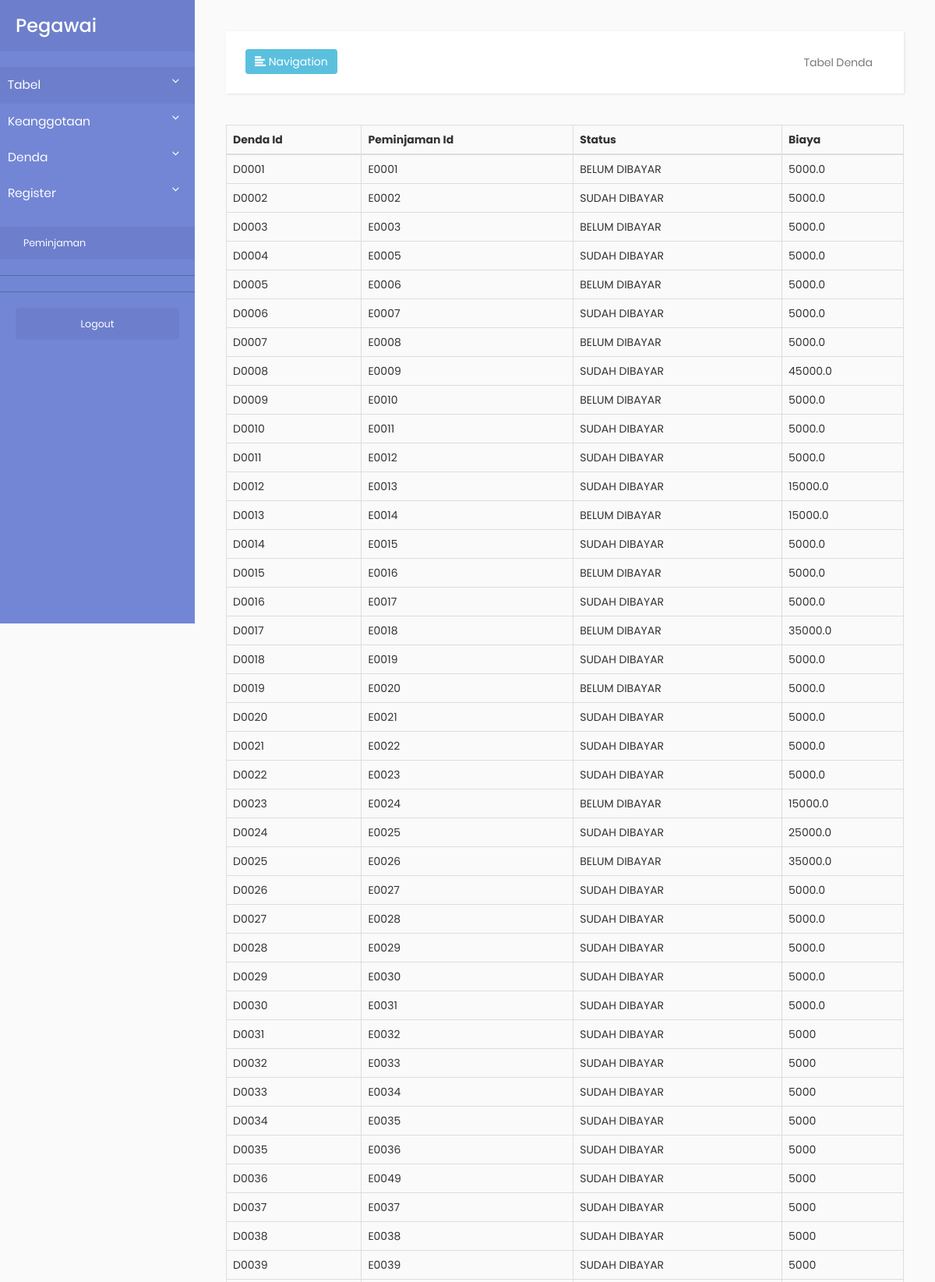
Page /admin/tabeldenda.php (upper part) on the committed database.
### tables this page shows
CREATE TABLE `denda` (
  `D_ID` char(5) NOT NULL,
  `E_ID` char(5) DEFAULT NULL,
  `D_STATUS` varchar(50) DEFAULT NULL,
  `D_BIAYA` varchar(10) DEFAULT NULL,
  PRIMARY KEY (`D_ID`),
  KEY `FK_DENDA_REFERENCE_PEMINJAM` (`E_ID`),
  CONSTRAINT `FK_DENDA_REFERENCE_PEMINJAM` FOREIGN KEY (`E_ID`) REFERENCES `peminjaman` (`E_ID`)
);

### admin/tabeldenda.php (the view, shortened to what this page needs)
<!DOCTYPE html>
<html>
    <head>
        <link rel="stylesheet" href="https://maxcdn.bootstrapcdn.com/bootstrap/3.3.7/css/bootstrap.min.css">
        <link rel="stylesheet" href="css/main.css">
        <link rel="stylesheet" type="text/css" href="css/main2.css">
        <link rel="stylesheet" href="https://cdnjs.cloudflare.com/ajax/libs/malihu-custom-scrollbar-plugin/3.1.5/jquery.mCustomScrollbar.min.css">
    </head>
    <body>
        <div class="wrapper">
            <nav id="sidebar">
                <div class="sidebar-header">
                    <h3>Pegawai</h3>
                </div>
                <ul class="list-unstyled components" >
                    <li class="active">
                        <a href="#tabelSubmenu" data-toggle="collapse" aria-expanded="false">Tabel</a>
                    </li>
                    <li>
                      <a href="#keanggotaanSubmenu" data-toggle="collapse" aria-expanded="false">Keanggotaan</a>
                        <a href="#pageSubmenu" data-toggle="collapse" aria-expanded="false">Denda</a>
                        <a href="#registerSubmenu" data-toggle="collapse" aria-expanded="false">Register</a>
                        <ul class="list-unstyled components">
                        <li>
                              <a href="peminjamanoleh.php">Peminjaman</a>
                        </li>
                      </ul>
                    </li>
                </ul>
                <ul class="list-unstyled CTAs">
                    <li><a href="tmp.php" class="article"
                      action="logout">Logout</a></li>
                </ul>
            </nav>
            <div id="content">
                <nav class="navbar navbar-default">
                    <div class="container-fluid">
                        <div class="navbar-header">
                            <button type="button" id="sidebarCollapse" class="btn btn-info navbar-btn">
                                <i class="glyphicon glyphicon-align-left"></i>
                                <span>Navigation</span>
                            </button>
                        </div>
                        <div class="collapse navbar-collapse" id="bs-example-navbar-collapse-1">
                            <ul class="nav navbar-nav navbar-right">
                                <li><a href="#">Tabel Denda</a></li>
                            </ul>
                        </div>
                    </div>
                </nav>
                <table class="table table-bordered">
                    <thead>
                    <tr>
                        <th>Denda Id</th>
                        <th>Peminjaman Id</th>
                        <th>Status</th>
                        <th>Biaya</th>
                    </tr>
                    </thead>
                    <tbody>
                      <?php
                      include("config.php");
                      $sql = "select * from denda";
                      $query = mysqli_query($db, $sql);
                      while($denda = mysqli_fetch_array($query)){
                        echo "<tr>";
                        echo "<td>".$denda[D_ID]."</td>";
                        echo "<td>".$denda[E_ID]."</td>";
                        echo "<td>".$denda[D_STATUS]."</td>";
                        echo "<td>".$denda[D_BIAYA]."</td>";
                        echo "</tr>";
                      }
                   ?>
                    </tbody>
                </table>
            </div>
        </div>
    </body>
</html>

### admin/css/main.css (style rules this page uses)
* { margin: 0px; padding: 0px; box-sizing: border-box; }
body, html { height: 100%; font-family: Poppins-Regular, sans-serif; }
a { font-family: Poppins-Regular; font-size: 14px; line-height: 1.7; color: #666666; margin: 0px; transition: all 0.4s; -webkit-transition: all 0.4s; -o-transition: all 0.4s; -moz-transition: all 0.4s; }
h1,h2,h3,h4,h5,h6 { margin: 0px; }
ul, li { margin: 0px; list-style-type: none; }
button { outline: none !important; border: none; background: transparent; }

### admin/css/main2.css (style rules this page uses)
body { font-family: 'Poppins', sans-serif; background: #fafafa; }
a, a:hover, a:focus { color: inherit; text-decoration: none; transition: all 0.3s; }
.navbar { padding: 15px 10px; background: #fff; border: none; border-radius: 0; margin-bottom: 40px; box-shadow: 1px 1px 3px rgba(0, 0, 0, 0.1); }
.navbar-btn { box-shadow: none; outline: none !important; border: none; }
#sidebar { width: 250px; position: fixed; top: 0; left: 0; height: 100vh; z-index: 999; background: #7386D5; color: #fff; transition: all 0.3s; }
#sidebar .sidebar-header { padding: 20px; background: #6d7fcc; }
#sidebar ul.components { padding: 20px 0; border-bottom: 1px solid #47748b; }
#sidebar ul li a { padding: 10px; font-size: 1.1em; display: block; }
#sidebar ul li.active > a, a[aria-expanded="true"] { color: #fff; background: #6d7fcc; }
a[data-toggle="collapse"] { position: relative; }
a[aria-expanded="false"]::before, a[aria-expanded="true"]::before { content: '\e259'; display: block; position: absolute; right: 20px; font-family: 'Glyphicons Halflings'; font-size: 0.6em; }
ul ul a { font-size: 0.9em !important; padding-left: 30px !important; background: #6d7fcc; }
ul.CTAs { padding: 20px; }
ul.CTAs a { text-align: center; font-size: 0.9em !important; display: block; border-radius: 5px; margin-bottom: 5px; }
a.article, a.article:hover { background: #6d7fcc !important; color: #fff !important; }
#content { width: calc(100% - 250px); padding: 40px; min-height: 100vh; transition: all 0.3s; position: absolute; top: 0; right: 0; }

### rows in the picture
denda: D_ID "D0001", E_ID "E0001", D_STATUS "BELUM DIBAYAR", D_BIAYA "5000.0"
denda: D_ID "D0002", E_ID "E0002", D_STATUS "SUDAH DIBAYAR", D_BIAYA "5000.0"
denda: D_ID "D0003", E_ID "E0003", D_STATUS "BELUM DIBAYAR", D_BIAYA "5000.0"
denda: D_ID "D0004", E_ID "E0005", D_STATUS "SUDAH DIBAYAR", D_BIAYA "5000.0"
denda: D_ID "D0005", E_ID "E0006", D_STATUS "BELUM DIBAYAR", D_BIAYA "5000.0"
denda: D_ID "D0006", E_ID "E0007", D_STATUS "SUDAH DIBAYAR", D_BIAYA "5000.0"
denda: D_ID "D0007", E_ID "E0008", D_STATUS "BELUM DIBAYAR", D_BIAYA "5000.0"
denda: D_ID "D0008", E_ID "E0009", D_STATUS "SUDAH DIBAYAR", D_BIAYA "45000.0"
denda: D_ID "D0009", E_ID "E0010", D_STATUS "BELUM DIBAYAR", D_BIAYA "5000.0"
denda: D_ID "D0010", E_ID "E0011", D_STATUS "SUDAH DIBAYAR", D_BIAYA "5000.0"
denda: D_ID "D0011", E_ID "E0012", D_STATUS "SUDAH DIBAYAR", D_BIAYA "5000.0"
denda: D_ID "D0012", E_ID "E0013", D_STATUS "SUDAH DIBAYAR", D_BIAYA "15000.0"
denda: D_ID "D0013", E_ID "E0014", D_STATUS "BELUM DIBAYAR", D_BIAYA "15000.0"
denda: D_ID "D0014", E_ID "E0015", D_STATUS "SUDAH DIBAYAR", D_BIAYA "5000.0"
denda: D_ID "D0015", E_ID "E0016", D_STATUS "BELUM DIBAYAR", D_BIAYA "5000.0"
denda: D_ID "D0016", E_ID "E0017", D_STATUS "SUDAH DIBAYAR", D_BIAYA "5000.0"
denda: D_ID "D0017", E_ID "E0018", D_STATUS "BELUM DIBAYAR", D_BIAYA "35000.0"
denda: D_ID "D0018", E_ID "E0019", D_STATUS "SUDAH DIBAYAR", D_BIAYA "5000.0"
denda: D_ID "D0019", E_ID "E0020", D_STATUS "BELUM DIBAYAR", D_BIAYA "5000.0"
denda: D_ID "D0020", E_ID "E0021", D_STATUS "SUDAH DIBAYAR", D_BIAYA "5000.0"
denda: D_ID "D0021", E_ID "E0022", D_STATUS "SUDAH DIBAYAR", D_BIAYA "5000.0"
denda: D_ID "D0022", E_ID "E0023", D_STATUS "SUDAH DIBAYAR", D_BIAYA "5000.0"
denda: D_ID "D0023", E_ID "E0024", D_STATUS "BELUM DIBAYAR", D_BIAYA "15000.0"
denda: D_ID "D0024", E_ID "E0025", D_STATUS "SUDAH DIBAYAR", D_BIAYA "25000.0"
denda: D_ID "D0025", E_ID "E0026", D_STATUS "BELUM DIBAYAR", D_BIAYA "35000.0"
denda: D_ID "D0026", E_ID "E0027", D_STATUS "SUDAH DIBAYAR", D_BIAYA "5000.0"
denda: D_ID "D0027", E_ID "E0028", D_STATUS "SUDAH DIBAYAR", D_BIAYA "5000.0"
denda: D_ID "D0028", E_ID "E0029", D_STATUS "SUDAH DIBAYAR", D_BIAYA "5000.0"
denda: D_ID "D0029", E_ID "E0030", D_STATUS "SUDAH DIBAYAR", D_BIAYA "5000.0"
denda: D_ID "D0030", E_ID "E0031", D_STATUS "SUDAH DIBAYAR", D_BIAYA "5000.0"
denda: D_ID "D0031", E_ID "E0032", D_STATUS "SUDAH DIBAYAR", D_BIAYA "5000"
denda: D_ID "D0032", E_ID "E0033", D_STATUS "SUDAH DIBAYAR", D_BIAYA "5000"
denda: D_ID "D0033", E_ID "E0034", D_STATUS "SUDAH DIBAYAR", D_BIAYA "5000"
denda: D_ID "D0034", E_ID "E0035", D_STATUS "SUDAH DIBAYAR", D_BIAYA "5000"
denda: D_ID "D0035", E_ID "E0036", D_STATUS "SUDAH DIBAYAR", D_BIAYA "5000"
denda: D_ID "D0036", E_ID "E0049", D_STATUS "SUDAH DIBAYAR", D_BIAYA "5000"
denda: D_ID "D0037", E_ID "E0037", D_STATUS "SUDAH DIBAYAR", D_BIAYA "5000"
denda: D_ID "D0038", E_ID "E0038", D_STATUS "SUDAH DIBAYAR", D_BIAYA "5000"
denda: D_ID "D0039", E_ID "E0039", D_STATUS "SUDAH DIBAYAR", D_BIAYA "5000"
